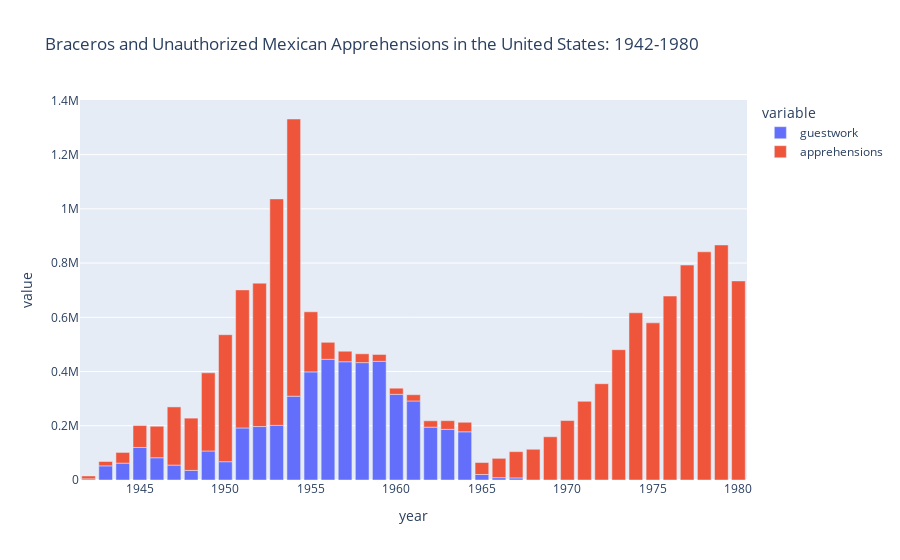

The code cell stored with this chart in its notebook:
### Markdown cell above
As mentioned before, evidence for this increase in unauthorized Mexican immigration has been connected to the number of official apprehensions of these unauthorized immigrants.

### Code cell
apprehension_df = pd.read_csv('../data/original/total_braceros_by_year.tab', sep='\t')

apprehensionfig = px.bar(apprehension_df, x='year', y=['guestwork','apprehensions'], title='Braceros and Unauthorized Mexican Apprehensions in the United States: 1942-1980')
apprehensionfig.show()

### Figure 1 — Plotly figure (JSON) as saved in the notebook; plotly's stock layout.template omitted (floating-point values rounded to 4 significant figures)
{"data": [{"alignmentgroup": "True", "hovertemplate": "variable=guestwork<br>year=%{x}<br>value=%{y}<extra></extra>", "legendgroup": "guestwork", "marker": {"color": "#636efa", "pattern": {"shape": ""}}, "name": "guestwork", "offsetgroup": "guestwork", "orientation": "v", "showlegend": true, "textposition": "auto", "type": "bar", "x": [1942, 1943, 1944, 1945, 1946, 1947, 1948, 1949, 1950, 1951, 1952, 1953, 1954, 1955, 1956, 1957, 1958, 1959, 1960, 1961, 1962, 1963, 1964, 1965, 1966, 1967, 1968, 1969, 1970, 1971, 1972, 1973, 1974, 1975, 1976, 1977, 1978, 1979, 1980], "xaxis": "x", "y": [4203, 52098, 62170, 120000, 82000, 55000, 35345, 107000, 67500, 192000, 197100, 201380, 309033, 398650, 445197, 436049, 432857, 437643, 315846, 291420, 194978, 186865, 177736, 20286, 8647, 7703, null, null, null, null, null, null, null, null, null, null, null, null, null], "yaxis": "y"}, {"alignmentgroup": "True", "hovertemplate": "variable=apprehensions<br>year=%{x}<br>value=%{y}<extra></extra>", "legendgroup": "apprehensions", "marker": {"color": "#EF553B", "pattern": {"shape": ""}}, "name": "apprehensions", "offsetgroup": "apprehensions", "orientation": "v", "showlegend": true, "textposition": "auto", "type": "bar", "x": [1942, 1943, 1944, 1945, 1946, 1947, 1948, 1949, 1950, 1951, 1952, 1953, 1954, 1955, 1956, 1957, 1958, 1959, 1960, 1961, 1962, 1963, 1964, 1965, 1966, 1967, 1968, 1969, 1970, 1971, 1972, 1973, 1974, 1975, 1976, 1977, 1978, 1979, 1980], "xaxis": "x", "y": [10613, 16154, 39449, 80760, 116320, 214543, 192779, 288253, 468339, 509040, 528815, 835311, 1022267, 221674, 62625, 38822, 32556, 25270, 22687, 23109, 23358, 31910, 35146, 44161, 71233, 96845, 113304, 159376, 219254, 290152, 355099, 480588, 616630, 579448, 678356, 792613, 841525, 866761, 734219], "yaxis": "y"}], "layout": {"autosize": true, "barmode": "relative", "legend": {"title": {"text": "variable"}, "tracegroupgap": 0}, "title": {"text": "Braceros and Unauthorized Mexican Apprehensions in the United States: 1942-1980"}, "xaxis": {"anchor": "y", "autorange": true, "domain": [0, 1], "range": [1942.0, 1980.0], "title": {"text": "year"}, "type": "linear"}, "yaxis": {"anchor": "x", "autorange": true, "domain": [0, 1], "range": [0, 1401000.0], "title": {"text": "value"}, "type": "linear"}}}
